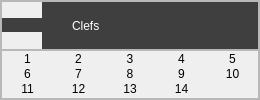
             <widget class="QFrame" name="Clefs">
              <property name="minimumSize">
               <size>
                <width>260</width>
                <height>0</height>
               </size>
              </property>
              <property name="maximumSize">
               <size>
                <width>250</width>
                <height>130</height>
               </size>
              </property>
              <property name="styleSheet">
               <string notr="true">QPushButton{
border:none;
}</string>
              </property>
              <property name="frameShape">
               <enum>QFrame::StyledPanel</enum>
              </property>
              <property name="frameShadow">
               <enum>QFrame::Raised</enum>
              </property>
              <property name="lineWidth">
               <number>1</number>
              </property>
              <layout class="QVBoxLayout" name="verticalLayout_5">
               <property name="spacing">
                <number>0</number>
               </property>
               <property name="leftMargin">
                <number>0</number>
               </property>
               <property name="topMargin">
                <number>0</number>
               </property>
               <property name="rightMargin">
                <number>0</number>
               </property>
               <property name="bottomMargin">
                <number>0</number>
               </property>
               <item>
                <widget class="QFrame" name="frame_6">
                 <property name="frameShape">
                  <enum>QFrame::StyledPanel</enum>
                 </property>
                 <property name="frameShadow">
                  <enum>QFrame::Raised</enum>
                 </property>
                 <layout class="QHBoxLayout" name="horizontalLayout_8">
                  <property name="spacing">
                   <number>0</number>
                  </property>
                  <property name="leftMargin">
                   <number>0</number>
                  </property>
                  <property name="topMargin">
                   <number>0</number>
                  </property>
                  <property name="rightMargin">
                   <number>0</number>
                  </property>
                  <property name="bottomMargin">
                   <number>0</number>
                  </property>
                  <item>
                   <widget class="QPushButton" name="dropdown1_6">
                    <property name="maximumSize">
                     <size>
                      <width>40</width>
                      <height>16777215</height>
                     </size>
                    </property>
                    <property name="sizeIncrement">
                     <size>
                      <width>1</width>
                      <height>10</height>
                     </size>
                    </property>
                    <property name="autoFillBackground">
                     <bool>false</bool>
                    </property>
                    <property name="styleSheet">
                     <string notr="true">QWidget{
	background-color: rgb(63, 63, 63);
	border:none;
}</string>
                    </property>
                    <property name="text">
                     <string/>
                    </property>
                    <property name="icon">
                     <iconset resource="../../../resources.qrc">
                      <normaloff>:/Icons/arrow-154-64.png</normaloff>
                      <normalon>:/Icons/arrow-216-64.png</normalon>:/Icons/arrow-154-64.png</iconset>
                    </property>
                    <property name="iconSize">
                     <size>
                      <width>10</width>
                      <height>30</height>
                     </size>
                    </property>
                    <property name="checkable">
                     <bool>true</bool>
                    </property>
                    <property name="autoDefault">
                     <bool>false</bool>
                    </property>
                    <property name="default">
                     <bool>false</bool>
                    </property>
                    <property name="flat">
                     <bool>false</bool>
                    </property>
                   </widget>
                  </item>
                  <item>
                   <widget class="QLabel" name="Clefs_Text">
                    <property name="maximumSize">
                     <size>
                      <width>1000</width>
                      <height>16777215</height>
                     </size>
                    </property>
                    <property name="styleSheet">
                     <string notr="true">QWidget{
	
	background-color: rgb(63, 63, 63);
	color:white;
}</string>
                    </property>
                    <property name="text">
                     <string>Clefs</string>
                    </property>
                    <property name="indent">
                     <number>30</number>
                    </property>
                   </widget>
                  </item>
                 </layout>
                </widget>
               </item>
               <item>
                <widget class="QFrame" name="Clefs_dropdown">
                 <property name="frameShape">
                  <enum>QFrame::StyledPanel</enum>
                 </property>
                 <property name="frameShadow">
                  <enum>QFrame::Raised</enum>
                 </property>
                 <layout class="QGridLayout" name="gridLayout_6">
                  <property name="leftMargin">
                   <number>0</number>
                  </property>
                  <property name="topMargin">
                   <number>0</number>
                  </property>
                  <property name="rightMargin">
                   <number>0</number>
                  </property>
                  <property name="bottomMargin">
                   <number>0</number>
                  </property>
                  <property name="spacing">
                   <number>0</number>
                  </property>
                  <item row="2" column="1">
                   <widget class="QPushButton" name="staffDividerArrowDownButton_6">
                    <property name="text">
                     <string>12</string>
                    </property>
                    <property name="checkable">
                     <bool>true</bool>
                    </property>
                   </widget>
                  </item>
                  <item row="1" column="1">
                   <widget class="QPushButton" name="reversedBracketBottomButton_6">
                    <property name="text">
                     <string>7</string>
                    </property>
                    <property name="checkable">
                     <bool>true</bool>
                    </property>
                   </widget>
                  </item>
                  <item row="1" column="0">
                   <widget class="QPushButton" name="reversedBracketTopButton_6">
                    <property name="text">
                     <string>6</string>
                    </property>
                    <property name="checkable">
                     <bool>true</bool>
                    </property>
                   </widget>
                  </item>
                  <item row="1" column="2">
                   <widget class="QPushButton" name="systemDividerButton_6">
                    <property name="text">
                     <string>8</string>
                    </property>
                    <property name="checkable">
                     <bool>true</bool>
                    </property>
                   </widget>
                  </item>
                  <item row="2" column="2">
                   <widget class="QPushButton" name="staffDividerArrowUpButton_6">
                    <property name="text">
                     <string>13</string>
                    </property>
                    <property name="checkable">
                     <bool>true</bool>
                    </property>
                   </widget>
                  </item>
                  <item row="0" column="2">
                   <widget class="QPushButton" name="bracketButton_6">
                    <property name="text">
                     <string>3</string>
                    </property>
                    <property name="checkable">
                     <bool>true</bool>
                    </property>
                   </widget>
                  </item>
                  <item row="0" column="3">
                   <widget class="QPushButton" name="bracketTopButton_6">
                    <property name="text">
                     <string>4</string>
                    </property>
                    <property name="checkable">
                     <bool>false</bool>
                    </property>
                   </widget>
                  </item>
                  <item row="0" column="0">
                   <widget class="QPushButton" name="gCleff_Button">
                    <property name="text">
                     <string>1</string>
                    </property>
                    <property name="checkable">
                     <bool>true</bool>
                    </property>
                   </widget>
                  </item>
                  <item row="0" column="1">
                   <widget class="QPushButton" name="reverseBraceButton_6">
                    <property name="text">
                     <string>2</string>
                    </property>
                    <property name="checkable">
                     <bool>true</bool>
                    </property>
                   </widget>
                  </item>
                  <item row="1" column="3">
                   <widget class="QPushButton" name="systemDividerLongButton_6">
                    <property name="text">
                     <string>9</string>
                    </property>
                    <property name="checkable">
                     <bool>true</bool>
                    </property>
                   </widget>
                  </item>
                  <item row="0" column="4">
                   <widget class="QPushButton" name="bracketBottomButton_6">
                    <property name="text">
                     <string>5</string>
                    </property>
                    <property name="checkable">
                     <bool>true</bool>
                    </property>
                   </widget>
                  </item>
                  <item row="2" column="3">
                   <widget class="QPushButton" name="staffDividerArrowUpDownButton_6">
                    <property name="text">
                     <string>14</string>
                    </property>
                    <property name="checkable">
                     <bool>true</bool>
                    </property>
                   </widget>
                  </item>
                  <item row="1" column="4">
                   <widget class="QPushButton" name="systemDividerExtraLongButton_6">
                    <property name="text">
                     <string>10</string>
                    </property>
                    <property name="checkable">
                     <bool>true</bool>
                    </property>
                   </widget>
                  </item>
                  <item row="2" column="0">
                   <widget class="QPushButton" name="splitBarDividerButton_6">
                    <property name="text">
                     <string>11</string>
                    </property>
                    <property name="checkable">
                     <bool>true</bool>
                    </property>
                   </widget>
                  </item>
                 </layout>
                </widget>
               </item>
              </layout>
             </widget>
